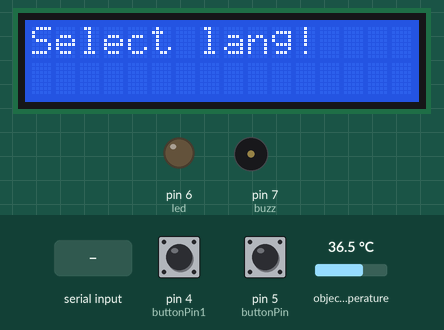
Simulated run of this sketch. Board: Arduino Uno, built with avr-gcc and run on an emulated ATmega328P. Parts: 16×2 character LCD, output pins drawn as LEDs (lit = HIGH), buzzer (waves = sounding, pin HIGH). The test bench sets the inputs (shaded band); at power-on: pin 4 (buttonPin1) HIGH, pin 5 (buttonPin) HIGH, object temperature 36.5 °C. The audio player accepts every command and is not drawn; what the sketch prints to the serial monitor is not drawn.

Above: at 3.3 s.
3.4 s: "p" received over Serial
At 3.7 s:
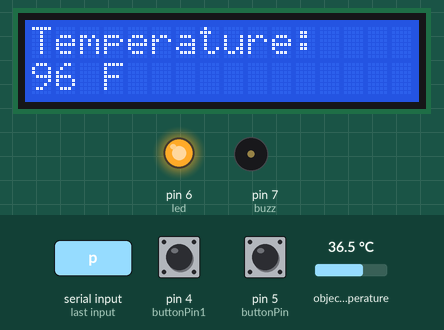
6.4 s: pin 4 (buttonPin1) pulled LOW for 3.2 s
At 10.1 s:
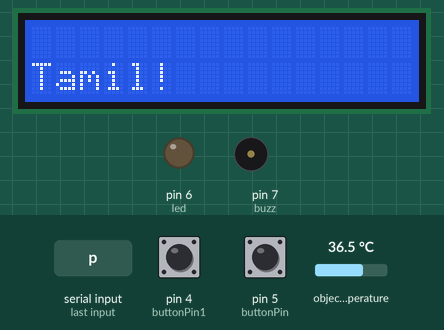
11.1 s: pin 5 (buttonPin) pulled LOW for 0.15 s
At 11.6 s:
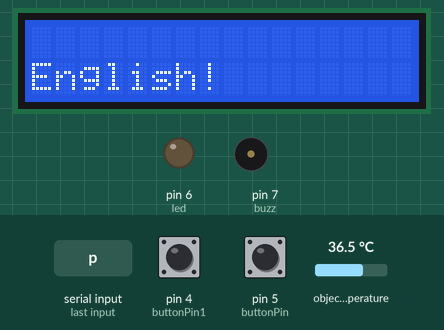
12.7 s: pin 4 (buttonPin1) pulled LOW for 0.15 s
At 13.9 s:
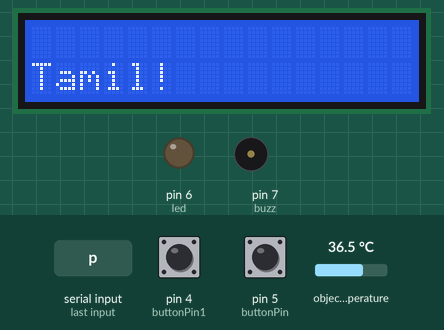
14.3 s: pin 5 (buttonPin) pulled LOW for 1 s
At 15.3 s:
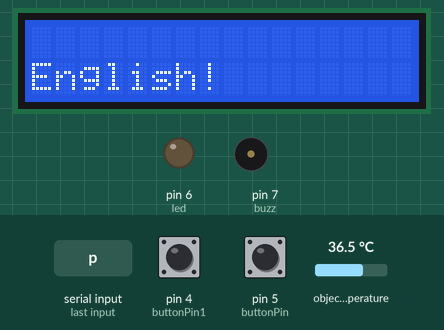
16.8 s: pin 4 (buttonPin1) driven LOW and pin 5 (buttonPin) driven LOW
Timing chart, 0 to 19.8 s (numbered marks = the images above; inputs shaded):
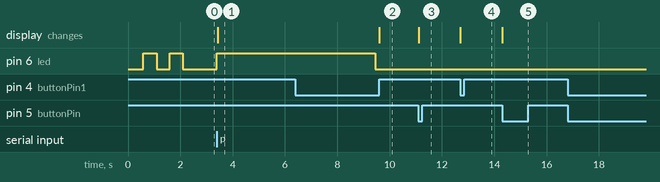

The sketch:

audiuable_temperature.ino
```cpp
#include "Arduino.h"
#include "SoftwareSerial.h"
#include "DFRobotDFPlayerMini.h"
#include <Wire.h>
#include <Adafruit_MLX90614.h>
#include <LiquidCrystal_I2C.h>

Adafruit_MLX90614 mlx = Adafruit_MLX90614();
LiquidCrystal_I2C lcd(0x27, 16, 2);

SoftwareSerial mySoftwareSerial(10, 11); // RX, TX
DFRobotDFPlayerMini myDFPlayer;

#define buzz 7
#define led 6
// #define e 5
int lan=0;
// #define t/amil 4
const int buttonPin = 5;
const int buttonPin1 = 4;
void setup()
{
  pinMode(buzz,OUTPUT);
  pinMode(led,OUTPUT);
  pinMode(buttonPin, INPUT_PULLUP);
  pinMode(buttonPin1, INPUT_PULLUP);
  mySoftwareSerial.begin(9600);
  Serial.begin(9600);
  mlx.begin(); // Initialize MLX90614
  lcd.begin(); // Initialize LCD
  lcd.backlight(); // Turn on backlight
  lcd.setCursor(0,0);
  lcd.print("Select lang!");
  Serial.println();
  Serial.println(F("DFRobot DFPlayer Mini Demo"));
  Serial.println(F("Initializing DFPlayer ... (May take 3~5 seconds)"));

  if (!myDFPlayer.begin(mySoftwareSerial)) {  //Use softwareSerial to communicate with mp3.
    Serial.println(F("Unable to begin:"));
    Serial.println(F("1.Please recheck the connection!"));
    Serial.println(F("2.Please insert the SD card!"));
    while(true);
  }
  Serial.println(F("DFPlayer Mini online."));
  digitalWrite(led, HIGH);
  delay(500);
  digitalWrite(led, LOW);
  delay(500);
  digitalWrite(led, HIGH);
  delay(500);
  digitalWrite(led, LOW);
  myDFPlayer.volume(30);
}
void loop()
{
  char on=Serial.read();

  if(digitalRead(buttonPin)==0){
      lan=0;
      lcd.clear();
      lcd.setCursor(0,1);
      lcd.print("English!");
  }
  else if(digitalRead(buttonPin1)==0){
      lan=1;
      lcd.clear();
      lcd.setCursor(0,1);
      lcd.print("Tamil!");
  }
  // myDFPlayer.playLargeFolder(1, 94);
  // delay(5000);
  if(on=='p'){
    digitalWrite(led, HIGH);
    int tempC = mlx.readObjectTempC();
    int tra=(tempC * 1.8 + 32);
    Serial.println(tempC);
    lcd.clear();
    lcd.setCursor(0,0);
    lcd.print("Temperature:");
    lcd.setCursor(0, 1); // Set cursor to second line
    lcd.print(tra);
    lcd.print(" F");
    delay(1000);
    Serial.println(tra);
    if(tra<=110){
      if(lan==0){
        myDFPlayer.playLargeFolder(1, tra);
      } //play specific mp3 in SD:/02/004.mp3; Folder Name(1~10); File Name(1~1000)
      else if(lan==1){
        myDFPlayer.playLargeFolder(2, tra);
      }
      if(tra>=97){
        digitalWrite(buzz, HIGH);
        delay(500);
        digitalWrite(buzz, LOW);
        delay(500);
        digitalWrite(buzz, HIGH);
        delay(500);
        digitalWrite(buzz, LOW);
      }
      delay(5000);
    }
    digitalWrite(led, LOW);
  }
}
```

Measured:
- after the input at 3.4 s, pin 6 (led): LOW → HIGH at once; the display: changes at once (image 1)
- after the input at 6.4 s, the display: changes after 3.2 s (image 2)
- after the input at 11.1 s, the display: changes at once (image 3)
- after the input at 12.7 s, the display: changes at once (image 4)
- after the input at 14.3 s, the display: changes at once (image 5)
- after the input at 16.8 s, every drawn part: stays the same
